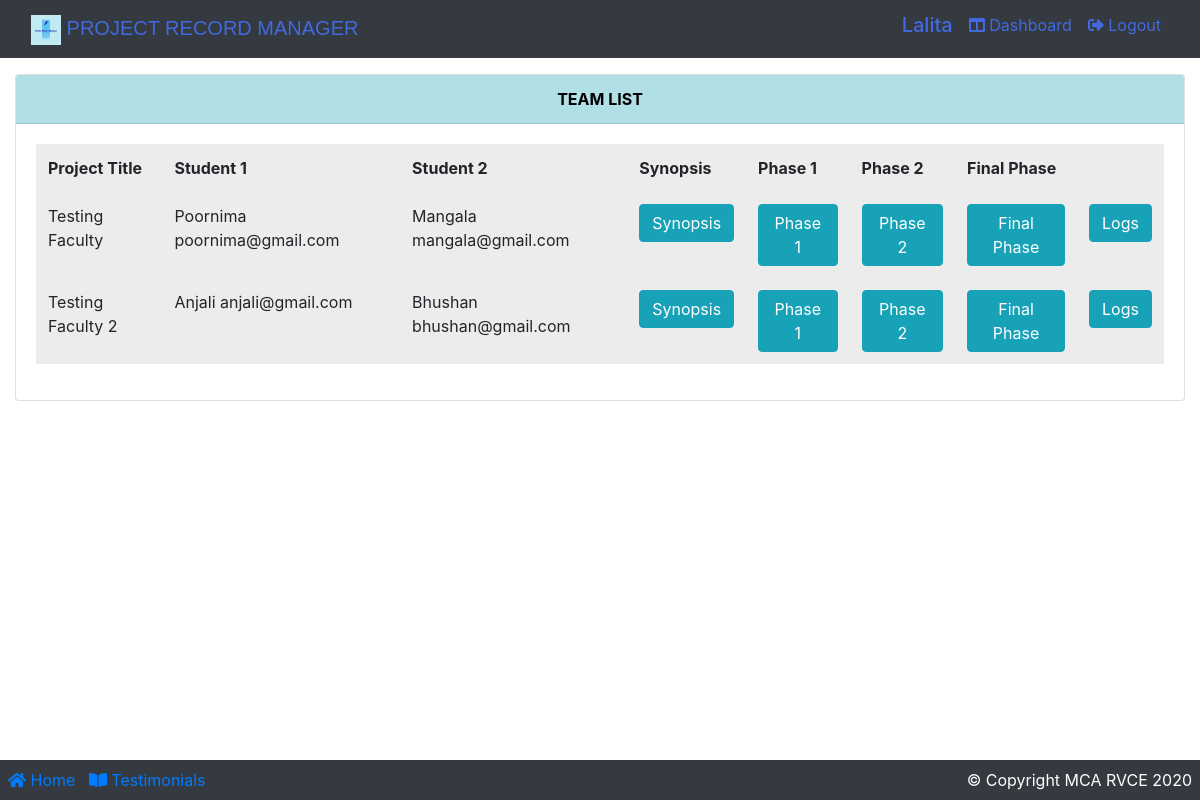
Page /facultydash/ (signed in) on the committed database.
### app/models.py (models this page shows, shortened)
class CustomUser(AbstractBaseUser, PermissionsMixin):
    username = None
    first_name = None
    last_name = None
    admin = models.BooleanField(default=False)
    active = models.BooleanField(default=True)
    staff = models.BooleanField(default=False)
    isstudent = models.BooleanField(default=False)
    isfaculty = models.BooleanField(default=False)
    student_available = models.BooleanField(default=False)
    faculty_available = models.BooleanField(default=False)
    email = models.EmailField(_('email address'), unique=True)
    USERNAME_FIELD = 'email'
    REQUIRED_FIELDS = []
    name = models.CharField(max_length=100)
    created_at = models.DateTimeField(auto_now_add=True)
    updated_at = models.DateTimeField(auto_now=True)
    objects = UserManager()
    @property
    def is_active(self):
        return self.active
    @property
    def is_student(self):
        return self.isstudent
    @property
    def is_faculty(self):
        return self.isfaculty

class Team(models.Model):
    owner = models.CharField(max_length=555, unique=True)
    partner = models.OneToOneField(
        Student, on_delete=models.CASCADE, null=True, blank=True, unique=True)
    guide = models.ForeignKey(
        Faculty, on_delete=models.CASCADE, null=True, blank=True)
    title = models.CharField(max_length=555, null=True, unique=True)
    created_at = models.DateTimeField(auto_now_add=True)
    updated_at = models.DateTimeField(auto_now=True)
    class Meta:
        db_table = "team"
    def __str__(self):
        return str(self.title) + ", Student1:  " + str(self.owner) + ", student2:  " + str(
            self.partner) + ", Guide:  " + str(self.guide)

### app/views.py (the view)
# urls.py: path('facultydash/', views.facultyDashboard, name="facultyDashboard"),
def facultyDashboard(request):
    queryset1 = Team.objects.filter(guide=request.user.id)
    Doclst = []
    print(queryset1)
    teamId = ""
    for data in queryset1:
        teamId = int(data.id)
        print(teamId)
        queryset2 = ProjectSynopsis.objects.filter(project_title=teamId)
        for dt in queryset2:
            Doclst.append(dt.id)
            print(dt.id)
            print(dt.scrum_master)
    print(Doclst)
    return render(request, 'faculty_dashboard.html', {'team': queryset1, "docx": Doclst})

### app/models.py (called while the page is built)
    def __str__(self):
        return self.name + ' ' + self.email

    def __str__(self):
        return self.name + ' ' + self.email

### templates/faculty_dashboard.html (shortened to what this page needs)
{% extends 'base.html' %}
{% block content %}
    <div class="container-fluid mt-3">
        <div class="row">
            <div class="col-md-12">
                <div class="card">
                    <div class="card-header text-center font-weight-bold" style="background:powderblue; color:black;">
                        TEAM LIST
                    </div>
                    <div class="card-body">
                        <table class="table table-active table-responsive table-borderless">
                            <thead>
                            <tr>
                                <th>Project Title</th>
                                <th>Student 1</th>
                                <th>Student 2</th>
                                <th>Synopsis</th>
                                <th>Phase 1</th>
                                <th>Phase 2</th>
                                <th>Final Phase</th>
                            </tr>
                            </thead>
                            <tbody>
                            {% for data in team %}
                                <tr>
                                    <td>{{ data.title }}</td>
                                    <td>{{ data.owner }}</td>
                                    <td>{{ data.partner }}</td>
                                    <td>
                                        <a href="{% url 'facultyCommentSynopsis' data.id %}"
                                           class="btn btn-info text-decoration-none">Synopsis</a>
                                    </td>
                                    <td>
                                        <a href="{% url 'facultyCommentPhase1' data.id %}"
                                           class="btn btn-info text-decoration-none">Phase 1</a>
                                    </td>
                                    <td>
                                        <a href="{% url 'facultyCommentPhase2' data.id %}"
                                           class="btn btn-info text-decoration-none">Phase 2</a>
                                    </td>
                                    <td>
                                        <a href="{% url 'facultyCommentFinale' data.id %}"
                                           class="btn btn-info text-decoration-none">Final Phase</a>
                                    </td>
                                    <td>
                                        <a href="{% url 'facultyViewLogs' data.id %}"
                                           class="btn btn-info text-decoration-none">Logs</a>
                                    </td>
                                </tr>
                            {% endfor %}
                            </tbody>
                        </table>
                    </div>
                </div>
            </div>
        </div>
    </div>
{% endblock %}

### templates/base.html (shortened to what this page needs)
{% load static %}
<!DOCTYPE html>
<html lang="en">
<head>
    <link rel="stylesheet" href="{% static 'css/bootstrap.css' %}"/>
    <link rel="stylesheet" href="{% static 'css/main.css' %}"/>
    <link href="https://cdn.datatables.net/1.10.20/css/dataTables.bootstrap4.min.css" rel="stylesheet"
/>
    <link rel="stylesheet" href="https://use.fontawesome.com/releases/v5.6.3/css/all.css"/>
</head>
<body>
<nav class="navbar navbar-expand-lg bg-dark navbar-dark">
    <div class="container-fluid">
        <div class="navbar-header">
            <a class="navbar-brand" href="{% url 'index' %}"
               style="text-decoration: none; color:royalblue; font-family: Verdana, Geneva, Tahoma, sans-serif;">
                <img src="{% static 'images/logo/logo2.png' %}" alt="logo" width="30px" class="img img-fluid"/>
                PROJECT RECORD MANAGER</a>
        </div>
        <div class="collapse navbar-collapse justify-content-end" id="navbarSupportedContent">
            <ul class="nav navbar-nav">
                <li class="nav-item mr-3">
                    {% if request.user.is_faculty %}
                        <h5 style="text-decoration: none; color:royalblue;">{{ user.name }}</h5>
                    {% endif %}
                </li>
                <li class="nav-item">
                {% if request.user.is_faculty %}
                    <li class="nav-item">
                        <a class="mr-3" href="{% url 'facultyDashboard' %}" style="text-decoration: none; color:royalblue;">
                            <span class="fas fa-columns"></span>&nbsp;Dashboard
                        </a>
                    </li>
                {% endif %}
                {% if request.user.is_authenticated %}
                    <a class="mr-2" href="{% url 'logout' %}" style="text-decoration: none; color:royalblue;">
                        <span class="fas fa-sign-out-alt"></span>&nbsp;Logout
                    </a>
                    </li>
                {% endif %}
            </ul>
        </div>
    </div>
</nav>
{% block content %}
{% endblock %}
<br>
<footer class="container-fluid bg-dark p-2 fixed-bottom">
    <div class="row">
        <div class="col-md-6">
            <a href="{% url 'index' %}"><span class="fas fa-home"></span>&nbsp;Home</a> &nbsp;
            <a href="#"><span class="fas fa-book-open"></span>&nbsp;Testimonials</a>
        </div>
        <div class="col-md-6 text-right text-white">
            <span>© Copyright MCA RVCE 2020</span>
        </div>
    </div>
</footer>
</body>
</html>

### static/css/main.css (style rules this page uses)
.card-header { background-color:rgb(240, 235, 235); color: royalblue; }

### rows in the picture
CustomUser: name "Lalita"
Team: title "Testing Faculty", owner "Poornima poornima@gmail.com", partner "Mangala mangala@gmail.com"
Team: title "Testing Faculty 2", owner "Anjali anjali@gmail.com", partner "Bhushan bhushan@gmail.com"
